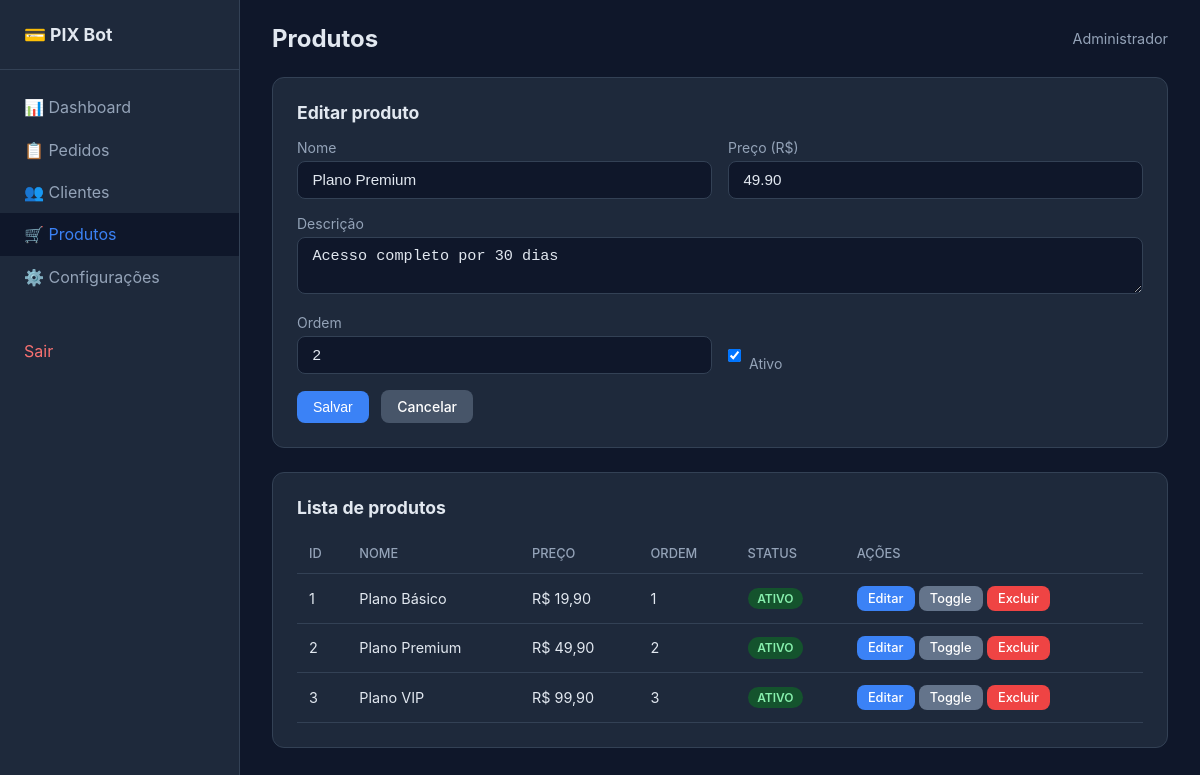
/panel/products.php?edit=2 (signed in), run on the app's committed database.
### tables this page shows
CREATE TABLE IF NOT EXISTS products (
  id INT UNSIGNED AUTO_INCREMENT PRIMARY KEY,
  name VARCHAR(150) NOT NULL,
  description TEXT,
  price DECIMAL(10,2) NOT NULL,
  active TINYINT(1) DEFAULT 1,
  sort_order INT DEFAULT 0,
  created_at TIMESTAMP DEFAULT CURRENT_TIMESTAMP,
  updated_at TIMESTAMP DEFAULT CURRENT_TIMESTAMP ON UPDATE CURRENT_TIMESTAMP
);

### panel/config.php (called while the page is built, shortened)
<?php
function db(): PDO {
    static $pdo = null;
    if ($pdo === null) {
        $dsn = sprintf(
            'mysql:host=%s;port=%s;dbname=%s;charset=utf8mb4',
            DB_HOST,
            DB_PORT,
            DB_NAME
        );
        $pdo = new PDO($dsn, DB_USER, DB_PASS, [
            PDO::ATTR_ERRMODE => PDO::ERRMODE_EXCEPTION,
            PDO::ATTR_DEFAULT_FETCH_MODE => PDO::FETCH_ASSOC,
            PDO::ATTR_EMULATE_PREPARES => false,
        ]);
    }
    return $pdo;
}
function e(?string $str): string {
    return htmlspecialchars($str ?? '', ENT_QUOTES, 'UTF-8');
}
function money($value): string {
    return 'R$ ' . number_format((float)$value, 2, ',', '.');
}

### panel/products.php (the view, shortened to what this page needs)
<?php
require_once __DIR__ . '/config.php';
$edit = null;
if (isset($_GET['edit'])) {
    $stmt = db()->prepare('SELECT * FROM products WHERE id = ?');
    $stmt->execute([(int)$_GET['edit']]);
    $edit = $stmt->fetch();
}
$products = db()->query('SELECT * FROM products ORDER BY sort_order, id')->fetchAll();
include __DIR__ . '/layout.php';
?>
<div class="card" style="margin-bottom: 1.5rem;">
    <h2><?= $edit ? 'Editar produto' : 'Novo produto' ?></h2>
    <form method="POST">
        <div class="form-row">
            <div>
                <label>Nome</label>
                <input type="text" name="name" required value="<?= e($edit['name'] ?? '') ?>">
            </div>
            <div>
                <label>Preço (R$)</label>
                <input type="text" name="price" required value="<?= e($edit['price'] ?? '') ?>" placeholder="19.90">
            </div>
        </div>
        <label>Descrição</label>
        <textarea name="description" rows="2"><?= e($edit['description'] ?? '') ?></textarea>
        <div class="form-row">
            <div>
                <label>Ordem</label>
                <input type="number" name="sort_order" value="<?= e($edit['sort_order'] ?? '0') ?>">
            </div>
            <div style="display:flex;align-items:center;gap:0.5rem;padding-top:1.5rem;">
                <input type="checkbox" name="active" id="active" <?= ($edit['active'] ?? 1) ? 'checked' : '' ?> style="width:auto">
                <label for="active" style="margin:0">Ativo</label>
            </div>
        </div>
        <button type="submit" class="btn"><?= $edit ? 'Salvar' : 'Criar produto' ?></button>
        <?php if ($edit): ?>
            <a href="products.php" class="btn" style="background:#475569;margin-left:0.5rem">Cancelar</a>
        <?php endif; ?>
    </form>
</div>
<div class="card">
    <h2>Lista de produtos</h2>
    <div class="table-wrap">
        <table>
            <thead>
                <tr>
                    <th>ID</th>
                    <th>Nome</th>
                    <th>Preço</th>
                    <th>Ordem</th>
                    <th>Status</th>
                    <th>Ações</th>
                </tr>
            </thead>
            <tbody>
                <?php foreach ($products as $p): ?>
                <tr>
                    <td><?= $p['id'] ?></td>
                    <td><?= e($p['name']) ?></td>
                    <td><?= money($p['price']) ?></td>
                    <td><?= $p['sort_order'] ?></td>
                    <td>
                        <span class="badge <?= $p['active'] ? 'badge-paid' : 'badge-expired' ?>">
                            <?= $p['active'] ? 'ATIVO' : 'INATIVO' ?>
                        </span>
                    </td>
                    <td>
                        <a href="?edit=<?= $p['id'] ?>" class="btn btn-sm">Editar</a>
                        <a href="?toggle=<?= $p['id'] ?>" class="btn btn-sm" style="background:#64748b">Toggle</a>
                        <a href="?delete=<?= $p['id'] ?>" class="btn btn-sm btn-danger" onclick="return confirm('Excluir?')">Excluir</a>
                    </td>
                </tr>
                <?php endforeach; ?>
            </tbody>
        </table>
    </div>
</div>
<?php include __DIR__ . '/layout_end.php'; ?>

### panel/layout.php (style rules this page uses)
:root { --bg: #0f172a; --card: #1e293b; --border: #334155; --text: #e2e8f0; --muted: #94a3b8; --primary: #3b82f6; --green: #22c55e; --orange: #f59e0b; --red: #ef4444; }
* { box-sizing: border-box; margin: 0; padding: 0; }
body { font-family: -apple-system, BlinkMacSystemFont, 'Segoe UI', Roboto, sans-serif; background: var(--bg); color: var(--text); min-height: 100vh; display: flex; }
.card { background: var(--card); border: 1px solid var(--border); border-radius: 12px; padding: 1.5rem; }
.card h2 { font-size: 1.1rem; margin-bottom: 1rem; }
.table-wrap { overflow-x: auto; }
table { width: 100%; border-collapse: collapse; font-size: 0.9rem; }
th, td { padding: 0.75rem; text-align: left; border-bottom: 1px solid var(--border); }
th { color: var(--muted); font-weight: 500; font-size: 0.8rem; text-transform: uppercase; }
.badge { display: inline-block; padding: 0.2rem 0.6rem; border-radius: 999px; font-size: 0.75rem; font-weight: 600; }
.badge-paid { background: #14532d; color: #86efac; }
.btn { display: inline-block; padding: 0.5rem 1rem; border-radius: 8px; border: none; font-size: 0.875rem; font-weight: 500; cursor: pointer; text-decoration: none; color: white; background: var(--primary); }
.btn-danger { background: var(--red); }
.btn-sm { padding: 0.3rem 0.7rem; font-size: 0.8rem; }
form label { display: block; margin-bottom: 0.3rem; font-size: 0.875rem; color: var(--muted); }
form input, form textarea, form select { width: 100%; padding: 0.6rem 0.9rem; border: 1px solid var(--border); border-radius: 8px; background: var(--bg); color: var(--text); margin-bottom: 1rem; font-size: 0.95rem; }
.form-row { display: grid; grid-template-columns: 1fr 1fr; gap: 1rem; }

### data on the page
products: name "Plano Premium", price "49.90", description "Acesso completo por 30 dias", sort_order "2", active "☑", id "2", price "R$ 49,90", shows "ATIVO"
products: id "1", name "Plano Básico", price "R$ 19,90", sort_order "1", active "ATIVO"
products: id "3", name "Plano VIP", price "R$ 99,90", sort_order "3", active "ATIVO"

### other printed values
$pageTitle "Produtos"
$_SESSION['admin_name'] "Administrador"
